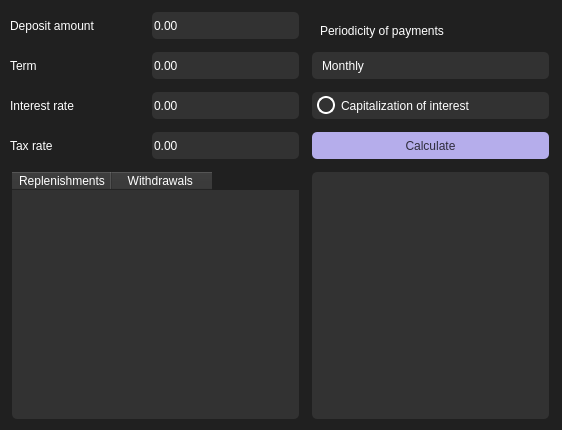
<?xml version="1.0" encoding="UTF-8"?>
<ui version="4.0">
 <class>Deposit</class>
 <widget class="QWidget" name="Deposit">
  <property name="geometry">
   <rect>
    <x>0</x>
    <y>0</y>
    <width>562</width>
    <height>430</height>
   </rect>
  </property>
  <property name="windowTitle">
   <string>Form</string>
  </property>
  <property name="styleSheet">
   <string notr="true">background-color: #202020;</string>
  </property>
  <widget class="QDoubleSpinBox" name="doubleSpinBox">
   <property name="geometry">
    <rect>
     <x>150</x>
     <y>10</y>
     <width>151</width>
     <height>31</height>
    </rect>
   </property>
   <property name="styleSheet">
    <string notr="true">QDoubleSpinBox {
background-color: #323232;
color: #ffffff;
font: 14pt &quot;Sans Serif Collection&quot;;
border-radius: 5%;
margin: 2;
}

QDoubleSpinBox:hover {
background-color: #3B3B3B;
}

QDoubleSpinBox::up-button { width: 20px;
border:0;
}

QDoubleSpinBox::down-button { width: 20px;
border: 0;
}</string>
   </property>
  </widget>
  <widget class="QDoubleSpinBox" name="doubleSpinBox_2">
   <property name="geometry">
    <rect>
     <x>150</x>
     <y>90</y>
     <width>151</width>
     <height>31</height>
    </rect>
   </property>
   <property name="styleSheet">
    <string notr="true">QDoubleSpinBox {
background-color: #323232;
color: #ffffff;
font: 14pt &quot;Sans Serif Collection&quot;;
border-radius: 5%;
margin: 2;
}

QDoubleSpinBox:hover {
background-color: #3B3B3B;
}

QDoubleSpinBox::up-button { width: 20px;
border:0;
}

QDoubleSpinBox::down-button { width: 20px;
border: 0;
}</string>
   </property>
  </widget>
  <widget class="QDoubleSpinBox" name="doubleSpinBox_3">
   <property name="geometry">
    <rect>
     <x>150</x>
     <y>50</y>
     <width>151</width>
     <height>31</height>
    </rect>
   </property>
   <property name="styleSheet">
    <string notr="true">QDoubleSpinBox {
background-color: #323232;
color: #ffffff;
font: 14pt &quot;Sans Serif Collection&quot;;
border-radius: 5%;
margin: 2;
}

QDoubleSpinBox:hover {
background-color: #3B3B3B;
}

QDoubleSpinBox::up-button { width: 20px;
border:0;
}

QDoubleSpinBox::down-button { width: 20px;
border: 0;
}</string>
   </property>
  </widget>
  <widget class="QDoubleSpinBox" name="doubleSpinBox_6">
   <property name="geometry">
    <rect>
     <x>150</x>
     <y>130</y>
     <width>151</width>
     <height>31</height>
    </rect>
   </property>
   <property name="styleSheet">
    <string notr="true">QDoubleSpinBox {
background-color: #323232;
color: #ffffff;
font: 14pt &quot;Sans Serif Collection&quot;;
border-radius: 5%;
margin: 2;
}

QDoubleSpinBox:hover {
background-color: #3B3B3B;
}

QDoubleSpinBox::up-button { width: 20px;
border:0;
}

QDoubleSpinBox::down-button { width: 20px;
border: 0;
}</string>
   </property>
  </widget>
  <widget class="QComboBox" name="comboBox">
   <property name="geometry">
    <rect>
     <x>310</x>
     <y>50</y>
     <width>241</width>
     <height>31</height>
    </rect>
   </property>
   <property name="styleSheet">
    <string notr="true">QComboBox {
background-color: #323232;
color: #ffffff;
padding-left: 10px;
font: 14pt &quot;Sans Serif Collection&quot;;
border-radius: 5%;
margin: 2;
}

QComboBox:hover {
background-color: #3B3B3B;
}

QComboBox::drop-down {
border: none;
}

QComboBox QAbstractItemView {
background-color: #3B3B3B;
color: #ffffff;
font: 14pt &quot;Sans Serif Collection&quot;;
border-radius: 5%;
}</string>
   </property>
   <item>
    <property name="text">
     <string>Monthly</string>
    </property>
   </item>
   <item>
    <property name="text">
     <string>Quarterly</string>
    </property>
   </item>
   <item>
    <property name="text">
     <string>Half-yearly</string>
    </property>
   </item>
   <item>
    <property name="text">
     <string>Yearly</string>
    </property>
   </item>
   <item>
    <property name="text">
     <string>On maturity</string>
    </property>
   </item>
  </widget>
  <widget class="QCheckBox" name="checkBox">
   <property name="geometry">
    <rect>
     <x>310</x>
     <y>90</y>
     <width>241</width>
     <height>31</height>
    </rect>
   </property>
   <property name="toolTipDuration">
    <number>0</number>
   </property>
   <property name="styleSheet">
    <string notr="true">QCheckBox {
padding-left: 5px;
background-color: #323232;
color: #ffffff;
font: 14pt &quot;Sans Serif Collection&quot;;
border-radius: 5%;
margin: 2;
}

QCheckBox:hover {
background-color: #3B3B3B;
}

QRadioButton:pressed {
background-color: #282828;
color: #cecece;
}

QCheckBox::indicator {
width: 14px;
height: 14px;
border-radius: 9px;
border: 2px solid  #ffffff;
}

QCheckBox::indicator:checked {
width: 10px;
height: 10px;
border: 4px solid  #9690c2;
border-radius: 9px;
}</string>
   </property>
   <property name="text">
    <string>Capitalization of interest</string>
   </property>
  </widget>
  <widget class="QPushButton" name="pushButton">
   <property name="geometry">
    <rect>
     <x>310</x>
     <y>130</y>
     <width>241</width>
     <height>31</height>
    </rect>
   </property>
   <property name="styleSheet">
    <string notr="true">QPushButton {
background-color: #b5adeb;
color: #2e2c3c;
font: 14pt &quot;Sans Serif Collection&quot;;
border-radius: 5%;
margin: 2;
}

QPushButton:hover {
background-color: #9690c2;
}

QPushButton:pressed {
background-color: #9690c2;
color: #605c7c;
}</string>
   </property>
   <property name="text">
    <string>Calculate</string>
   </property>
  </widget>
  <widget class="QLabel" name="label">
   <property name="geometry">
    <rect>
     <x>10</x>
     <y>10</y>
     <width>141</width>
     <height>31</height>
    </rect>
   </property>
   <property name="styleSheet">
    <string notr="true">QLabel {
color: white;
font: 14pt &quot;Sans Serif Collection&quot;;
}</string>
   </property>
   <property name="text">
    <string>Deposit amount</string>
   </property>
  </widget>
  <widget class="QLabel" name="label_2">
   <property name="geometry">
    <rect>
     <x>10</x>
     <y>130</y>
     <width>131</width>
     <height>31</height>
    </rect>
   </property>
   <property name="styleSheet">
    <string notr="true">QLabel {
color: white;
font: 14pt &quot;Sans Serif Collection&quot;;
}</string>
   </property>
   <property name="text">
    <string>Tax rate</string>
   </property>
  </widget>
  <widget class="QLabel" name="label_3">
   <property name="geometry">
    <rect>
     <x>10</x>
     <y>90</y>
     <width>131</width>
     <height>31</height>
    </rect>
   </property>
   <property name="styleSheet">
    <string notr="true">QLabel {
color: white;
font: 14pt &quot;Sans Serif Collection&quot;;
}</string>
   </property>
   <property name="text">
    <string>Interest rate</string>
   </property>
  </widget>
  <widget class="QLabel" name="label_4">
   <property name="geometry">
    <rect>
     <x>10</x>
     <y>50</y>
     <width>141</width>
     <height>31</height>
    </rect>
   </property>
   <property name="styleSheet">
    <string notr="true">QLabel {
color: white;
font: 14pt &quot;Sans Serif Collection&quot;;
}</string>
   </property>
   <property name="text">
    <string>Term</string>
   </property>
  </widget>
  <widget class="QLabel" name="label_5">
   <property name="geometry">
    <rect>
     <x>320</x>
     <y>10</y>
     <width>231</width>
     <height>41</height>
    </rect>
   </property>
   <property name="styleSheet">
    <string notr="true">QLabel {
color: white;
font: 14pt &quot;Sans Serif Collection&quot;;
}</string>
   </property>
   <property name="text">
    <string>Periodicity of payments</string>
   </property>
  </widget>
  <widget class="QTableWidget" name="tableWidget">
   <property name="geometry">
    <rect>
     <x>10</x>
     <y>170</y>
     <width>291</width>
     <height>251</height>
    </rect>
   </property>
   <property name="styleSheet">
    <string notr="true">QTableWidget {background-color: #323232;
color: #ffffff;
font: 14pt &quot;Sans Serif Collection&quot;;
border-radius: 5%;
margin: 2;
}

QHeaderView::section {
background-color: #323232;
color: #ffffff;
}

QHeaderView::Stretch {}</string>
   </property>
   <column>
    <property name="text">
     <string>Replenishments</string>
    </property>
   </column>
   <column>
    <property name="text">
     <string>Withdrawals </string>
    </property>
   </column>
  </widget>
  <widget class="QLabel" name="label_6">
   <property name="geometry">
    <rect>
     <x>310</x>
     <y>170</y>
     <width>241</width>
     <height>251</height>
    </rect>
   </property>
   <property name="styleSheet">
    <string notr="true">QLabel {background-color: #323232;
color: #ffffff;
font: 14pt &quot;Sans Serif Collection&quot;;
border-radius: 5%;
margin: 2;
}</string>
   </property>
   <property name="text">
    <string/>
   </property>
  </widget>
  <zorder>doubleSpinBox_2</zorder>
  <zorder>doubleSpinBox_3</zorder>
  <zorder>doubleSpinBox_6</zorder>
  <zorder>comboBox</zorder>
  <zorder>checkBox</zorder>
  <zorder>pushButton</zorder>
  <zorder>label</zorder>
  <zorder>label_2</zorder>
  <zorder>label_3</zorder>
  <zorder>label_4</zorder>
  <zorder>label_5</zorder>
  <zorder>doubleSpinBox</zorder>
  <zorder>tableWidget</zorder>
  <zorder>label_6</zorder>
 </widget>
 <resources/>
 <connections/>
</ui>
